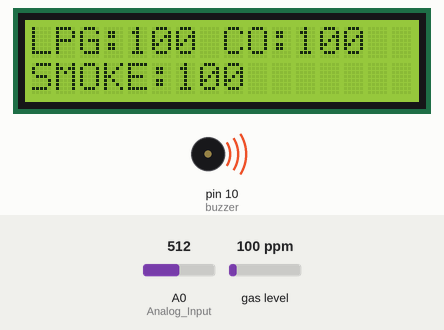
Bench run of a sketch on a simulated Arduino Uno, built with avr-gcc and run on an emulated ATmega328P. Parts: 16×2 character LCD, buzzer (waves = sounding). Inputs (shaded band) come from the test bench; at power-on: gas level 100 ppm, A0 (Analog_Input) = 512.

Above: at 1.2 s.
1.3 s: gas level set to 20 ppm
At 3.27 s:
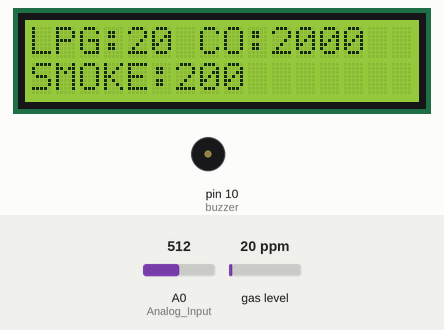
3.8 s: A0 (Analog_Input) set to 106
5.8 s: A0 (Analog_Input) set to 92
At 7.7 s:
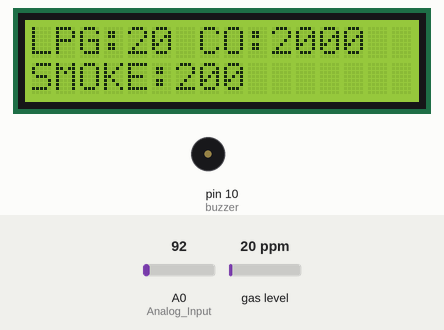
8.0 s: gas level set to 250 ppm
At 9.4 s:
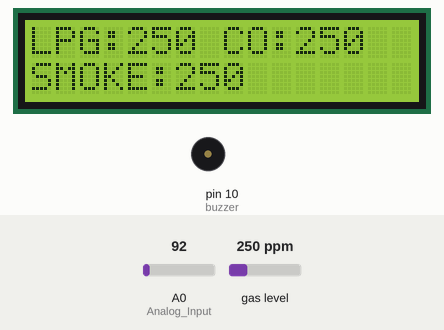
10.5 s: gas level set to 500 ppm
At 11.7 s:
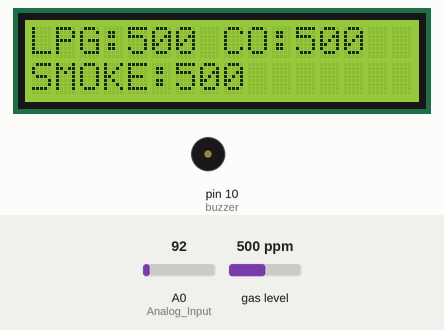
Timing chart, 0 to 13.5 s (numbered marks = the images above; inputs shaded):
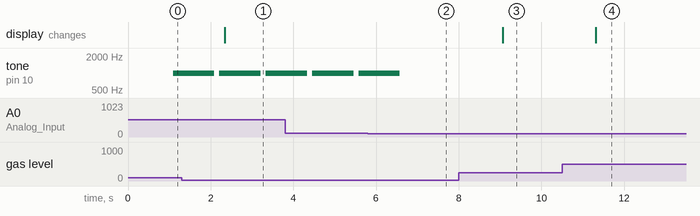

The sketch:

4_pin_LCD_Gas.ino
```cpp
#include<Wire.h>
#include <MQ2.h>
#include <LiquidCrystal_I2C.h>

LiquidCrystal_I2C lcd(0x27, 16, 2);

int Analog_Input = A0;
int buzzer = 10;
int sensorThres = 100;

int lpg, co, smoke;
MQ2 mq2(Analog_Input);
void setup()
{
  Serial.begin(9600);
  pinMode(buzzer, OUTPUT);
  pinMode(Analog_Input, INPUT);
  lcd.backlight();
  lcd.init();

}
void loop(){
  float* values= mq2.read(true); //set it false if you don't want to print the values in the Serial
  //lpg = values[0];
  lpg = mq2.readLPG();
  //co = values[1];
  co = mq2.readCO();
  //smoke = values[2];
  smoke = mq2.readSmoke();
  lcd.setCursor(0,0);
  lcd.print("LPG:");
  lcd.print(lpg);
  lcd.print(" CO:");
  lcd.print(co);
  lcd.setCursor(0,1);
  lcd.print("SMOKE:");
  lcd.print(smoke);
//  lcd.print(" PPM");
  delay(1000);

  int analogSensor = analogRead(Analog_Input);
  if (analogSensor > sensorThres)
  {
    tone(buzzer, 1000,1000);
  }
  else
  {
    noTone(buzzer);
  }
  delay(100);
}
```

Measured:
- the behaviour switches between 101 and 100 on A0 (Analog_Input) (found by bisection; images 1 and 2)
- after the input at 1.3 s, the display: changes after 1.0 s (image 1)
- after the input at 5.8 s, tone on pin 10 (buzzer): goes on until 6.6 s, then stays silent
- after the input at 8.0 s, the display: changes after 1.1 s (image 3)
- after the input at 10.5 s, the display: changes after 0.82 s (image 4)
- by itself, tone on pin 10 (buzzer): alternates 1000 Hz for 1.0 s and silent for 0.12 s
